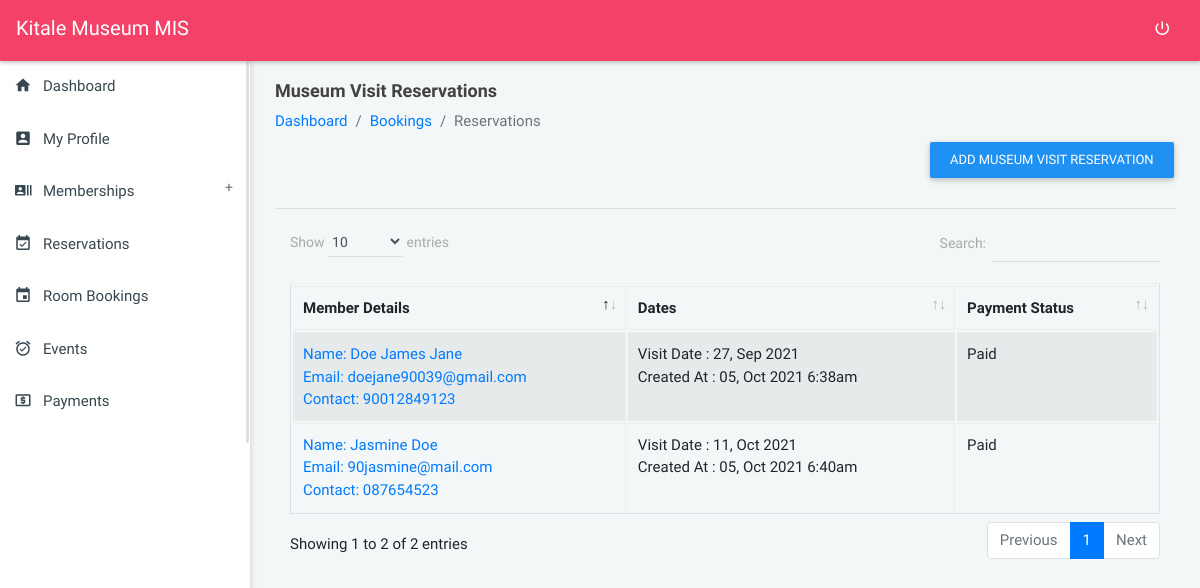
Page /modules_bookings_reservations.php (signed in) on the committed database.
### tables this page shows
CREATE TABLE `settings` (
  `id` int(20) NOT NULL,
  `name` longtext DEFAULT NULL,
  `tagline` longtext DEFAULT NULL,
  `logo` longtext DEFAULT NULL,
  `mailer_host` varchar(200) DEFAULT NULL,
  `mailer_username` varchar(200) DEFAULT NULL,
  `mailer_from_email` varchar(200) DEFAULT NULL,
  `mailer_password` varchar(200) DEFAULT NULL
);

CREATE TABLE `reservations` (
  `reservation_id` varchar(200) NOT NULL,
  `reservation_user_id` varchar(200) DEFAULT NULL,
  `reservation_date` varchar(200) DEFAULT NULL,
  `reservation_details` longtext DEFAULT NULL,
  `reservation_payment_status` varchar(200) DEFAULT NULL,
  `reservation_status` varchar(200) NOT NULL DEFAULT 'Pending',
  `reservation_created_at` timestamp(6) NOT NULL DEFAULT current_timestamp(6) ON UPDATE current_timestamp(6)
);

CREATE TABLE `users` (
  `user_id` varchar(200) NOT NULL,
  `user_name` varchar(200) DEFAULT NULL,
  `user_phone` varchar(200) DEFAULT NULL,
  `user_idno` varchar(200) DEFAULT NULL,
  `user_email` varchar(200) DEFAULT NULL,
  `user_password` varchar(200) DEFAULT NULL,
  `user_profile_pic` varchar(200) DEFAULT NULL,
  `user_access_level` varchar(200) DEFAULT NULL,
  `user_created_on` varchar(200) DEFAULT NULL
);

### modules_bookings_reservations.php (the view, shortened to what this page needs)
<?php
require_once('config/config.php');
require_once('partials/head.php');
?>
<body class="theme-red">
    <?php require_once('partials/navigation.php'); ?>
    <?php require_once('partials/sidebar.php'); ?>
    <section class="content">
        <div class="container-fluid">
            <div class="block-header">
                <div class="row">
                    <div class="col-lg-12 col-md-6 col-sm-7">
                        <h2>Museum Visit Reservations</h2>
                        <ul class="breadcrumb">
                            <li class="breadcrumb-item"><a href="dashboard">Dashboard</a></li>
                            <li class="breadcrumb-item"><a href="">Bookings</a></li>
                            <li class="breadcrumb-item active">Reservations</li>
                        </ul>
                        <div class="text-right">
                            <button type="button" class="btn btn-primary" data-toggle="modal" data-target="#add_modal">Add Museum Visit Reservation</button>
                        </div>
                    </div>
                </div>
            </div>
            <hr>
            <div class="row clearfix">
                <div class="col-lg-12 col-md-12 col-sm-12">
                    <div class="table-responsive">
                        <table class="table table-bordered table-striped table-hover js-basic-example dataTable">
                            <thead>
                                <tr>
                                    <th>Member Details</th>
                                    <th>Dates</th>
                                    <th>Payment Status</th>
                                </tr>
                            </thead>
                            <tbody>
                                <?php
                                $ret = "SELECT * FROM reservations r INNER JOIN
                                users u ON u.user_id = r.reservation_user_id ";
                                $stmt = $mysqli->prepare($ret);
                                $stmt->execute();
                                $res = $stmt->get_result();
                                while ($reservations = $res->fetch_object()) {
                                ?>
                                    <tr>
                                        <td>
                                            <a href="modules_bookings_reservation?view=<?php echo $reservations->reservation_id; ?>">
                                                Name: <?php echo $reservations->user_name; ?><br>
                                                Email: <?php echo $reservations->user_email; ?><br>
                                                Contact: <?php echo $reservations->user_phone; ?>
                                            </a>
                                        </td>
                                        <td>
                                            Visit Date : <?php echo date('d, M Y', strtotime($reservations->reservation_date)); ?><br>
                                            Created At : <?php echo date('d, M Y g:ia', strtotime($reservations->reservation_created_at)); ?>
                                        </td>
                                        <td><?php echo $reservations->reservation_payment_status; ?></td>
                                    </tr>
                                <?php
                                } ?>
                            </tbody>
                        </table>
                    </div>
                </div>
            </div>
        </div>
    </section>
</body>
</html>

### partials/navigation.php (shortened to what this page needs)
<?php
$user_rank = $_SESSION['user_access_level'];
$ret = "SELECT * FROM settings";
$stmt = $mysqli->prepare($ret);
$stmt->execute();
$res = $stmt->get_result();
while ($sys = $res->fetch_object()) {
    if ($user_rank == 'Member') {
?>
        <nav class="navbar">
            <div class="col-12">
                <div class="navbar-header">
                    <a href="javascript:void(0);" class="bars"></a>
                    <a class="navbar-brand" href="home"><?php echo $sys->name; ?> MIS</a>
                </div>
                <ul class="nav navbar-nav navbar-right">
                    <li><a href="logout" class="mega-menu" data-close="true"><i class="zmdi zmdi-power"></i></a></li>
                </ul>
            </div>
        </nav>
    <?php
    } else {
    ?>
        <nav class="navbar">
            <div class="col-12">
                <div class="navbar-header">
                    <a class="navbar-brand" href="dashboard"><?php echo $sys->name; ?> MIS</a>
                </div>
                <ul class="nav navbar-nav navbar-right">
                    <li><a href="logout" class="mega-menu" data-close="true"><i class="zmdi zmdi-power"></i></a></li>
                </ul>
            </div>
        </nav>
<?php
    }
}
?>

### assets/css/all-themes.css (style rules this page uses)
.theme-red .bars, .theme-red .navbar-brand, .theme-red .navbar-brand:hover, .theme-red .navbar-brand:active, .theme-red .navbar-brand:focus, .theme-red .nav > li > a { color: #fff; }
.theme-red .nav > li > a:hover, .theme-red .nav > li > a:focus, .theme-red .nav .open > a, .theme-red .nav .open > a:hover, .theme-red .nav .open > a:focus .theme-red .sidebar .menu .list li.active, { background-color: transparent; }
.theme-purple .nav > li > a:hover, .theme-purple .nav > li > a:focus, .theme-purple .nav .open > a, .theme-purple .nav .open > a:hover, .theme-purple .nav .open > a:focus .theme-purple .sidebar .menu .list li.active, { background-color: transparent; }
.theme-deep-purple .nav > li > a:hover, .theme-deep-purple .nav > li > a:focus, .theme-deep-purple .nav .open > a, .theme-deep-purple .nav .open > a:hover, .theme-deep-purple .nav .open > a:focus .theme-deep-purple .sidebar .menu .list li.active, { background-color: transparent; }
.theme-blue .nav > li > a:hover, .theme-blue .nav > li > a:focus, .theme-blue .nav .open > a, .theme-blue .nav .open > a:hover, .theme-blue .nav .open > a:focus .theme-blue .sidebar .menu .list li.active, { background-color: transparent; }
.theme-cyan .nav > li > a:hover, .theme-cyan .nav > li > a:focus, .theme-cyan .nav .open > a, .theme-cyan .nav .open > a:hover, .theme-cyan .nav .open > a:focus .theme-cyan .sidebar .menu .list li.active, { background-color: transparent; }
.theme-blue-grey .nav > li > a:hover, .theme-blue-grey .nav > li > a:focus, .theme-blue-grey .nav .open > a, .theme-blue-grey .nav .open > a:hover, .theme-blue-grey .nav .open > a:focus .theme-blue-grey .sidebar .menu .list li.active, { background-color: transparent; }
.theme-black .nav > li > a:hover, .theme-black .nav > li > a:focus, .theme-black .nav .open > a, .theme-black .nav .open > a:hover, .theme-black .nav .open > a:focus .theme-black .sidebar .menu .list li.active, { background-color: transparent; }
.theme-green .nav > li > a:hover, .theme-green .nav > li > a:focus, .theme-green .nav .open > a, .theme-green .nav .open > a:hover, .theme-green .nav .open > a:focus .theme-green .sidebar .menu .list li.active, { background-color: transparent; }
.theme-orange .nav > li > a:hover, .theme-orange .nav > li > a:focus, .theme-orange .nav .open > a, .theme-orange .nav .open > a:hover, .theme-orange .nav .open > a:focus .theme-orange .sidebar .menu .list li.active, { background-color: transparent; }
.theme-blush .nav > li > a:hover, .theme-blush .nav > li > a:focus, .theme-blush .nav .open > a, .theme-blush .nav .open > a:hover, .theme-blush .nav .open > a:focus .theme-blush .sidebar .menu .list li.active, { background-color: transparent; }

### rows in the picture
settings: name "Kitale Museum"
reservations: users.user_name "Jasmine Doe", users.user_email "90jasmine@mail.com", users.user_phone "087654523", reservation_date "11, Oct 2021", reservation_created_at "05, Oct 2021 6:40am", reservation_payment_status "Paid"
reservations: users.user_name "Doe James Jane", users.user_email "doejane90039@gmail.com", users.user_phone "90012849123", reservation_date "27, Sep 2021", reservation_created_at "05, Oct 2021 6:38am", reservation_payment_status "Paid"
